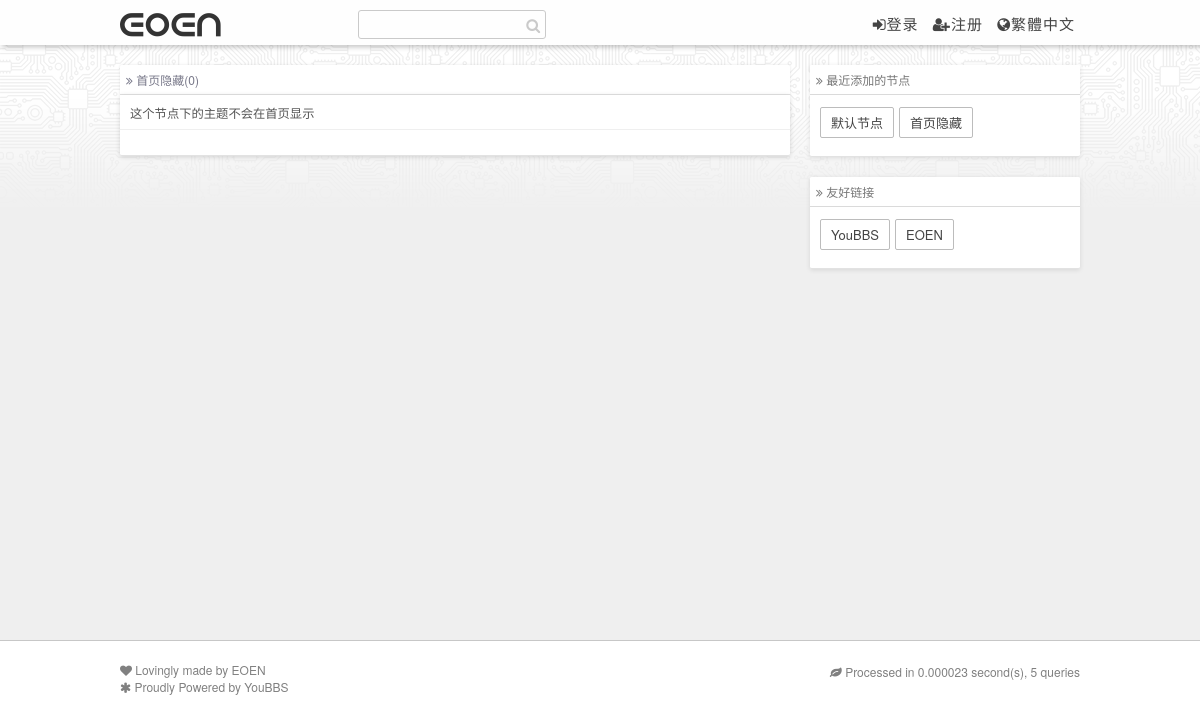
Page /nodes/1 on the committed database.
### tables this page shows
CREATE TABLE IF NOT EXISTS `yunbbs_categories` (
  `id` smallint(6) unsigned NOT NULL,
  `name` char(50) NOT NULL,
  `articles` mediumint(8) unsigned NOT NULL DEFAULT '0',
  `about` text NOT NULL
);

### nodepage.php (called while the page is built, shortened)
<?php
include(CURRENT_DIR . '/common.php');
$cid = intval($_GET['cid']);
$c_obj = $DBS->fetch_one_array("SELECT * FROM yunbbs_categories WHERE id='".$cid."'");
include(CURRENT_DIR . '/templates/default/'.$tpl.'layout.php');
?>

### common.php (called while the page is built, shortened)
<?php
$mtime = explode(' ', microtime());
$starttime = $mtime[1] + $mtime[0];
include (CURRENT_DIR . '/include/mysql.class.php');
$DBS = new DB_MySQL;
function stripslashes_array(&$array) {
    if (is_array($array)) {
        foreach ($array as $k => $v) {
            $array[$k] = stripslashes_array($v);
        }
    } else if (is_string($array)) {
        $array = stripslashes($array);
    }
    return $array;
}
$cur_user = null;
include (CURRENT_DIR . '/model.php');
?>

### model.php (called while the page is built, shortened)
<?php
$options = $cache->get('site_options');
if($options === FALSE){
    $query = $DBS->query("SELECT `title`, `value` FROM `yunbbs_settings`");
    $options = array();
    while($setting = $DBS->fetch_array($query)) {
        $options[$setting['title']] = $setting['value'];
    }
    $options = stripslashes_array($options);
    if(!$options['safe_imgdomain']){
        $options['safe_imgdomain'] = $_SERVER['HTTP_HOST'];
    }
}
?>

### include/mysql.class.php (called while the page is built, shortened)
<?php
class DB_MySQL  {
    var $link;
    function connect($servername, $dbport, $dbusername, $dbpassword, $dbname) {
        $this->link = mysqli_connect($servername, $dbusername, $dbpassword, $dbname, $dbport);
        mysqli_set_charset($this->link, "utf8");
        mysqli_select_db($this->link, $dbname);
    }
    function fetch_array($query, $result_type = MYSQL_ASSOC) {
        return mysqli_fetch_array($query, $result_type);
    }
    function query($sql) {
        $query = mysqli_query($this->link, $sql);
        return $query;
    }
    function fetch_one_array($query) {
        $result = $this->query($query);
        $record = $this->fetch_array($result);
        return $record;
    }
}
?>

### templates/default/layout.php (the view, shortened to what this page needs)
<?php
echo '
<!doctype html>
<html lang="zh-cmn-Hans">
<head>
<meta charset="utf-8">
<title>',$title,'</title>';
echo '<link rel="shortcut icon" href="/favicon.ico" type="image/x-icon" />
<link href="/static/default/style.css" rel="stylesheet" type="text/css" />
<link href="//cdn.bootcss.com/font-awesome/4.5.0/css/font-awesome.min.css" rel="stylesheet">
<meta name="viewport" content="width=device-width, initial-scale=1.0, maximum-scale=1.0, user-scalable=0" />
<script src="',$options['jquery_lib'],'" type="text/javascript"></script>';
echo '
</head>
<body>
<div class="header-wrap">
    <div class="header">
        <div class="logo"><a href="/" name="top">',htmlspecialchars($options['name']),'</a></div>
		<div class="scbox">
			<form action="/search/?p=" role="search" method="get" id="searchform" target="_blank">
				<input class="search-input" type="text" maxlength="30" name="q" id="q"><i class="fa fa-search"></i>
			</form>
		</div>
        <div class="banner">';
if($cur_user){
    echo '<a href="/follow/nodes"><i class="fa fa-archive"></i>关注的节点</a>
          <a href="/follow/user"><i class="fa fa-user"></i>关注的用户</a>
		  <a href="/favorites"><i class="fa fa-star"></i>收藏的帖子</a>
		  <a id="translateLink"><i class="fa fa-globe"></i>繁體中文</a>';
}else{
    echo '<a href="/login" rel="nofollow"><i class="fa fa-sign-in"></i>登录</a>
	<a href="/sigin" rel="nofollow"><i class="fa fa-user-plus"></i>注册</a>
	<a id="translateLink" rel="nofollow"><i class="fa fa-globe"></i>繁體中文</a>';
}
echo '       </div>
        <div class="c"></div>
    </div>
</div>
<div class="main-wrap">
    <div class="main">
        <div class="main-content">';
include($pagefile);
echo '       </div>
        <div class="main-sider">';
include(CURRENT_DIR . '/templates/default/sider.php');
echo '       </div>
        <div class="c"></div>
    </div>
    <div class="c"></div>
</div>';
echo '
<div class="footer-wrap">
    <div class="footer">
	<div class="sep10"></div>
	<div class="sep10"></div>
	<i class="fa fa-heart"></i> Lovingly made by <a href="http://youbbs.git.yangzhennan.com/" target="_blank">EOEN</a><div class="sep5"></div>
	<i class="fa fa-asterisk fa-spin"></i> Proudly Powered by <a href="http://youbbs.sinaapp.com/" target="_blank">YouBBS</a><div class="footericp">';
if($options['show_debug']){
    $mtime = explode(' ', microtime());
    $totaltime = number_format(($mtime[1] + $mtime[0] - $starttime), 6);
    echo '<div class="sep5"></div><i class="fa fa-leaf"></i> Processed in ',$totaltime,' second(s), ',$DBS->querycount,' queries';
}
echo '    </div></div>
</div>
<script src="/static/js/jquery.lazyload.min.js" type="text/javascript" charset="utf-8"></script>
<script type="text/javascript" charset="utf-8">
$(function() {
    $(".main-box img").lazyload({
        //placeholder : "/static/grey.gif",
        //effect : "fadeIn"
    });
});
</script>
';
echo '
<script type="text/javascript">
$(function(){
	function backtop(){
		var backtop = $("<a class=\'backTop\'>∧</a>")
		$("body").append(backtop);
		var fn = function(){
		$(\'html,body\').animate({
			scrollTop: \'0px\'
			}, 200);
			return false;
		}
		$(\'.backTop\').bind(\'click\',fn);
		$(window).scroll(function () {
			var scrollt = $(window).scrollTop();
			if ( scrollt > 100 ){
				$(".backTop").fadeIn("slow");
			} else {
				$(".backTop").fadeOut("slow");
			}
		});
	}
	backtop();
});
</script>
<script src="/static/js/emojify.js"></script>
<script>
emojify.setConfig({
    emojify_tag_type : \'div\',
    only_crawl_id    : null,
    img_dir          : \'http://www.emoji-cheat-sheet.com/graphics/emojis\',
    ignored_tags     : {
        \'SCRIPT\'  : 1,
        \'TEXTAREA\': 1,
        \'PRE\'     : 1,
        \'CODE\'    : 1
    }
});
emojify.run();
</script>
<script src="/static/js/Language.js" type="text/javascript"></script>
<script type="text/javascript">
translateInitilization();
</Script>
<script type="text/javascript">
$(document).ready(function(){
  $("#close").click(function(){
    $("#closes").remove();
  });
});
</script>
</body>
</html>';
$_output = ob_get_contents();
echo $_output;
?>

### templates/default/node.php (shortened to what this page needs)
<?php
echo '
<div class="title">
       <i class="fa fa-angle-double-right"></i> ',$c_obj['name'],'(',$c_obj['articles'],')';
echo '    <div class="c"></div>
</div>
<div class="main-box home-box-list">';
if($c_obj['about']){
    echo '<div class="post-list grey"><div class="nodesm">',$c_obj['about'],'</div></div>';
}
echo '</div>';
?>

### static/default/style.css (style rules this page uses)
body, h1, h2, h3, h4, h5, h6, p, blockquote,dl, dt, dd, ul, ol, li,pre,fieldset, lengend, button, input, textarea,th, td { margin: 0; padding: 0; }
body, button, input, select, textarea, textarea { font-family: "Helvetica Neue", "Luxi Sans", "DejaVu Sans", Tahoma, "Hiragino Sans GB", "Microsoft Yahei", sans-serif; }
button, input, select, textarea { padding: 3px; line-height: 1em; margin: 0; }
input { line-height: normal; }
button, input, select, textarea { font-size: 100%; }
html { overflow-y: scroll; height: 100%; }
body { background-color: #FFF; height: 100%; }
a { color: #444; text-decoration: none; }
.grey { color: #999; }
.nodesm { font-size: 12.3px; line-height: 16px; margin-bottom: 8px; color: #555; }
.header-wrap { width: 100%; min-width: 960px; height: 41px; color: #000; padding: 2px 0; -webkit-box-shadow: 2px 2px 5px rgba(0, 0, 0, 0.24); background-color: #FEFEFE; position: fixed; z-index: 1; }
.header { width: 960px; margin: 0 auto; color: #666; vertical-align: middle; font-size: 15px; line-height: 19px; font-weight: 500; }
.header a { color: #444; text-decoration: none; }
.logo { display: block; float: left; font-size: 33px; line-height: 40px; }
.logo a { text-decoration: none; font-family: eoen; color: #333; }
.scbox { float: left; margin: 8px 0 0 135px; display: inline-block; margin-bottom: 0; vertical-align: middle; }
.search-input { width: 180px; -webkit-transition: width 0.9s ease-in-out; transition: width 0.9s ease-in-out; border: 1px solid #CACACA; border-radius: 3px; background-color: rgba(0, 0, 0, 0); }
.scbox i { margin: 0px 0px 0px -20px; color: #CACACA; }
.banner { float: right; padding: 12px 0 0 0; }
.banner a { padding: 5px; letter-spacing: 1px; outline: medium none; }
.main-wrap { min-height: 75%; height: auto !important; width: 100%; min-width: 960px; padding: 20px 0 20px 0; background-color: #EFEFEF; background-image: url("img/shadow.png"), url("img/circuit.png"); background-repeat: repeat-x, repeat-x; }
.main { width: 960px; margin: 0 auto; margin-top: 45px; }
.main-content { float: left; width: 670px; }
.title { border-bottom: 1px solid #E2E2E2; background-color: #fff; padding: 6px; color: #778; font-size: 12px; border-top-left-radius: 2px; border-top-right-radius: 2px; box-shadow: inset 0 1px 0 rgba(255, 255, 255, 0.5), 0 0px 3px rgba(0, 0, 0, 0.11); }
.main-box { width: 650px; padding: 10px; margin-bottom: 20px; border-bottom-left-radius: 2px; border-bottom-right-radius: 2px; box-shadow: 0px 1px 5px rgba(0, 0, 0, 0.15); border-bottom: 1px solid #E2E2E2; background-color: #fff; }
.home-box-list { width: 670px; padding: 10px 0 15px 0; }
.post-list { border-bottom: 1px solid #EFEFEF; padding: 0 10px 0 10px; margin-bottom: 10px; background-color: #fff; }
.main-sider { float: right; width: 270px; font-size: 12px; }
.footer-wrap { width: 100%; min-width: 960px; margin-bottom: 20px; color: gray; background-color: rgba(255, 255, 255, 0); border-top: 1px solid rgba(0, 0, 0, 0.22); }
.footer a { color: gray; }
.footericp { float: right; margin-top: -15px; }
.footer { width: 960px; margin: 0 auto; font-size: 12px; }
.sep10 { height: 10px; }

### rows in the picture
yunbbs_categories: name "首页隐藏", articles "0", about "这个节点下的主题不会在首页显示"

### other values in the picture
$options['name'] "eoen"
$v "默认节点"
$v "首页隐藏"
$k "YouBBS"
$k "EOEN"
$totaltime "0.000023"
$DBS->querycount "5"
